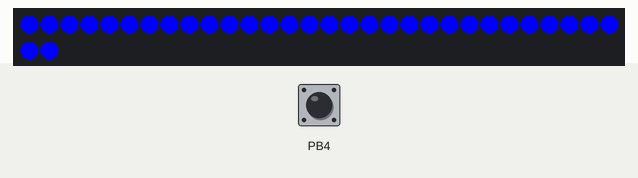
Recording of a sketch running on a simulated ATtiny85, built with avr-gcc and run on an emulated ATtiny85. Shown: 32 RGB LEDs in strip order, left to right, continuing on the next row. Inputs (shaded band) come from the test bench; at power-on: PB4 HIGH. Random numbers use the default seed unless the sketch sets one.

Above: at 2.9 s.
3.0 s: PB4 pulled LOW for 0.15 s
At 3.69 s:
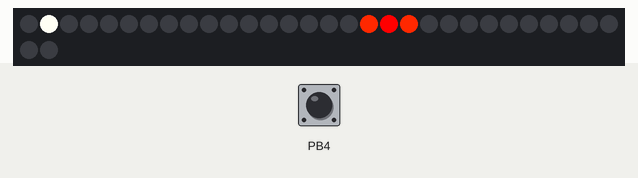
5.3 s: PB4 pulled LOW for 1 s
At 7.28 s:
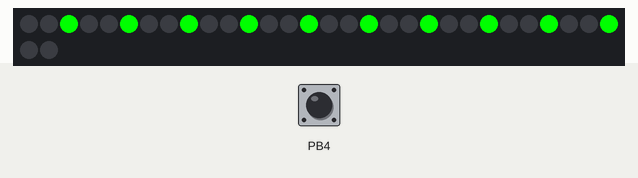
7.8 s: PB4 pulled LOW for 0.15 s
10.9 s: PB4 pulled LOW for 1 s
At 12.47 s:
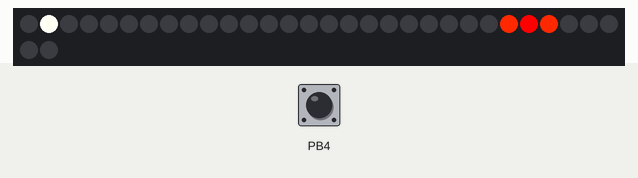

The sketch:

final_project.ino
```cpp
#include "LPD8806.h"
#include "SPI.h" // Comment out this line if using Trinket or Gemma
#ifdef __AVR_ATtiny85__
 #include <avr/power.h>
#endif

//##############################################################

// Number of RGB LEDs in strand:
int nLEDs = 32;

// Chose 2 pins for output; can be any valid output pins:
int dataPin  = 2;
int clockPin = 3;

// Global Variables
int level = 0;
bool mode = true;
int rpm = 100; //NOT acctual RPM
int rando = 8;
bool endlevel = false;
bool winner = true;

LPD8806 strip = LPD8806(nLEDs, dataPin, clockPin);

void setup() {
  // put your setup code here, to run once:
#if defined(__AVR_ATtiny85__) && (F_CPU == 16000000L)
  clock_prescale_set(clock_div_1); // Enable 16 MHz on Trinket
#endif

  // Start up the LED strip
  strip.begin();

  // Button Setup
  pinMode(4,INPUT);
  digitalWrite(4,HIGH);

  // level LEDs
  pinMode(8,OUTPUT);
  pinMode(9,OUTPUT);
  pinMode(10,OUTPUT);
  pinMode(11,OUTPUT);
  pinMode(12,OUTPUT);

  // Update the strip, to start they are all 'off'
  strip.show();

}

void loop() {
  // Reset indicator lights
  for(int j = 8;j <= 12; j++) {
    digitalWrite(j,LOW);}

    // Start up pattern
    intro();

  // Set winner parameter
  winner = true;

  //  Run level loop
  for(level = 0; level < 5; level++) {

    // Generate Random "target" location
    rando = random(2,nLEDs - 1);

    // set break condition
    endlevel = false;
    while(endlevel == false) {

      //Set level variables
      if(level == 0) {        // Level 1
        digitalWrite(8,HIGH);
        mode = true;
        rpm = 75;}
      if(level == 1) {        // Level 2
        digitalWrite(9,HIGH);
        mode = true;
        rpm = 50;}
      if(level == 2) {        // Level 3
        digitalWrite(10,HIGH);
        mode = false;
        rpm = 75;}
      if(level == 3) {        // Level 4
        digitalWrite(11,HIGH);
        mode = false;
        rpm = 75;}
      if(level == 4) {        // Winning Graphics
        digitalWrite(12,HIGH);
        rainbow(3);
        rainbowCycle(0);  // make it go through the cycle fairly fast
        break;}

      // Play level
      game(strip.Color(127, 127, 250), rpm, rando);}

    // Loser Condition
    if(winner == false) {
      break;}
  }
  //  This point reached with winning game
  //  or satisfying the loser condition
  //  Resets game to level 0
}


//            MAIN BODY OF GAME CODE

void game(uint32_t c, uint8_t wait,int rand) {
  int i;
  int randp = rand + 1;
  int randm = rand - 1;

  // Start by turning all pixels off:
  for(i=0; i<strip.numPixels(); i++) strip.setPixelColor(i, 0);


  // Then display one pixel at a time:
  for(i=0; i<strip.numPixels(); i++) {
    strip.setPixelColor(i, c); // Set new pixel 'on'
    strip.show();              // Refresh LED states

    // Set game LED
    strip.setPixelColor(rand,strip.Color(127,   0,   0));
    // Set game Mode LEDs
    if(mode == true) {
      strip.setPixelColor(randm,strip.Color(127,   20,   0));
      strip.setPixelColor(randp,strip.Color(127,   20,   0));
    }

    strip.show();               // Refresh LED states
    strip.setPixelColor(i, 0); // Erase pixel, but don't refresh!

    // Button Interupt
    if(digitalRead(4) == LOW) {
      if(mode == true && i>= randm && i<= randp) {
        win();
        break;}
      if(mode == false && i == rand) {
        win();
        break;}
      else {
        lose();
        break;}

    }
    delay(wait);
  }
  strip.show(); // Refresh to turn off last pixel
}

//                  Intro graphic
void intro() {
  colorWipe(strip.Color(  0, 0,   127), 50);
  while(digitalRead(4) == HIGH) {
    delay(50);
  }
  delay(500);
}

//                  Winning graphic
void win() {
  theaterChase(strip.Color(  0, 127,   0), 50); // Green
  endlevel = true;
}

//                  Loosing graphic
void lose() {
  theaterChase(strip.Color(127,   0,   0), 50); // Red
  winner = false;
  endlevel = true;
}


/*    THE FOLLOWING CODE WAS TAKEN FROM THE ADAFRUIT
 *    LIBRRARY FOR THE LPD8806 LED LIGHT STRAND:
 *    https://github.com/adafruit/LPD8806
 */

//                        Theatre-style crawling lights.

void theaterChase(uint32_t c, uint8_t wait) {
  for (int j=0; j<10; j++) {  //do 10 cycles of chasing
    for (int q=0; q < 3; q++) {
      for (int i=0; i < strip.numPixels(); i=i+3) {
        strip.setPixelColor(i+q, c);    //turn every third pixel on
      }
      strip.show();

      delay(wait);

      for (int i=0; i < strip.numPixels(); i=i+3) {
        strip.setPixelColor(i+q, 0);        //turn every third pixel off
      }
    }
  }
}
//                Fill the dots progressively along the strip.

void colorWipe(uint32_t c, uint8_t wait) {
  int i;

  for (i=0; i < strip.numPixels(); i++) {
      strip.setPixelColor(i, c);
      strip.show();
      delay(wait);
  }
}

//                Rainbow pattern for winning pattern

void rainbow(uint8_t wait) {
  int i, j;

  for (j=0; j < 384; j++) {     // 3 cycles of all 384 colors in the wheel
    for (i=0; i < strip.numPixels(); i++) {
      strip.setPixelColor(i, Wheel( (i + j) % 384));
    }
    strip.show();   // write all the pixels out
    delay(wait);
  }
}
// Slightly different, this one makes the rainbow wheel equally distributed
// along the chain
void rainbowCycle(uint8_t wait) {
  uint16_t i, j;

  for (j=0; j < 384 * 5; j++) {     // 5 cycles of all 384 colors in the wheel
    for (i=0; i < strip.numPixels(); i++) {
      // tricky math! we use each pixel as a fraction of the full 384-color wheel
      // (thats the i / strip.numPixels() part)
      // Then add in j which makes the colors go around per pixel
      // the % 384 is to make the wheel cycle around
      strip.setPixelColor(i, Wheel( ((i * 384 / strip.numPixels()) + j) % 384) );
    }
    strip.show();   // write all the pixels out
    delay(wait);
  }
}
uint32_t Wheel(uint16_t WheelPos)
{
  byte r, g, b;
  switch(WheelPos / 128)
  {
    case 0:
      r = 127 - WheelPos % 128;   //Red down
      g = WheelPos % 128;      // Green up
      b = 0;                  //blue off
      break;
    case 1:
      g = 127 - WheelPos % 128;  //green down
      b = WheelPos % 128;      //blue up
      r = 0;                  //red off
      break;
    case 2:
      b = 127 - WheelPos % 128;  //blue down
      r = WheelPos % 128;      //red up
      g = 0;                  //green off
      break;
  }
  return(strip.Color(r,g,b));
}
```

Measured:
- after the input at 3.0 s, the LEDs: first change after 0.56 s (image 1 shows a later state)
